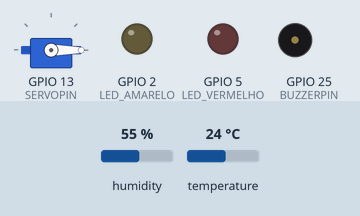
Bench run of a sketch on a simulated ESP32. Shown: servo, output pins drawn as LEDs (lit = HIGH), buzzer (waves = sounding). The test bench sets the inputs (shaded band); at power-on: temperature 24 °C, humidity 55 %. WiFi joins after 1.5 s; servers stay silent unless stated; no MQTT or app messages arrive unless stated; what the sketch prints to the serial monitor is not drawn.

Above: at 2.7 s.
2.8 s: temperature set to 16.5 °C
5.5 s: temperature set to 15.1 °C
At 6.3 s:
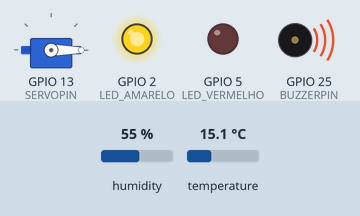
8.2 s: temperature set to 33 °C
At 9.9 s:
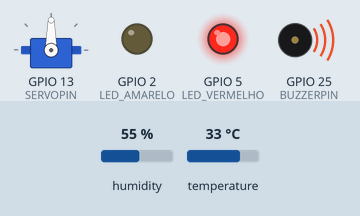
11.1 s: temperature set to 30.5 °C
13.8 s: temperature set to 29.4 °C
At 16.5 s:
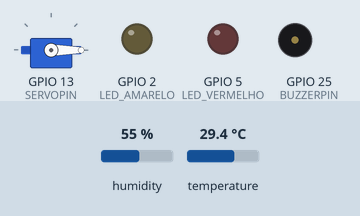
17.1 s: temperature set to 12 °C
At 18.3 s:
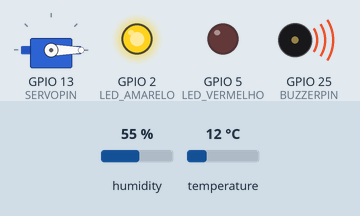
Timing chart, 0 to 20.1 s (numbered marks = the images above; inputs shaded):
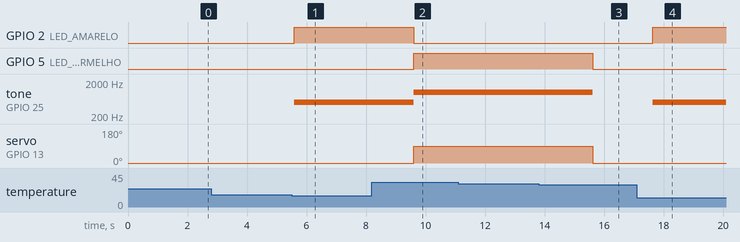

The sketch:

sketch.ino
```cpp
#include <WiFi.h>
#include <PubSubClient.h>
#include <DHT.h>
#include <ESP32Servo.h>

// --- Configurações de Pinos ---
#define DHTPIN 15       // Pino do Sensor DHT22
#define SERVOPIN 13     // Pino do Servo Motor
#define LED_VERMELHO 5  // LED de Perigo (Calor)
#define LED_AMARELO 2   // LED de Atenção (Frio)
#define BUZZERPIN 25    // Buzzer

// --- Configurações do Sensor e Servo ---
#define DHTTYPE DHT22
DHT dht(DHTPIN, DHTTYPE);
Servo umidificador;

// --- Configurações de Wi-Fi e MQTT ---
const char* ssid = "Wokwi-GUEST";
const char* password = "";
const char* mqtt_server = "test.mosquitto.org";

WiFiClient espClient;
PubSubClient client(espClient);

void setup() {
  Serial.begin(115200);

  // Inicializa componentes
  pinMode(LED_VERMELHO, OUTPUT);
  pinMode(LED_AMARELO, OUTPUT);
  pinMode(BUZZERPIN, OUTPUT);

  dht.begin();
  umidificador.attach(SERVOPIN);
  umidificador.write(0); // Começa desligado

  setup_wifi();
  client.setServer(mqtt_server, 1883);
}

void setup_wifi() {
  delay(10);
  Serial.println();
  Serial.print("Conectando em ");
  Serial.println(ssid);
  WiFi.begin(ssid, password);
  while (WiFi.status() != WL_CONNECTED) {
    delay(500);
    Serial.print(".");
  }
  Serial.println("");
  Serial.println("WiFi conectado!");
}

void reconnect() {
  while (!client.connected()) {
    Serial.print("Tentando conexão MQTT...");
    if (client.connect("Mackenzie_Amany_ProjetoFinal")) {
      Serial.println("conectado!");
    } else {
      Serial.print("falhou, rc=");
      Serial.print(client.state());
      delay(2000);
    }
  }
}

void loop() {
  if (!client.connected()) {
    reconnect();
  }
  client.loop();

  // 1. Ler Sensor
  float temp = dht.readTemperature();
  float hum = dht.readHumidity();

  if (isnan(temp) || isnan(hum)) {
    Serial.println("Falha no DHT!");
    return;
  }

  // 2. Calcular Sensação Térmica
  float hic = dht.computeHeatIndex(temp, hum, false);

  Serial.print("Temp: "); Serial.print(temp);
  Serial.print(" | Umid: "); Serial.print(hum);
  Serial.print(" | Sensacao: "); Serial.println(hic);

  // 3. Publicar no MQTT (Organizado na pasta 'clima')
  char msg[10];

  // Temperatura
  sprintf(msg, "%.2f", temp);
  client.publish("mackenzie/amany/clima/temperatura", msg);

  // Umidade (NOVO!)
  sprintf(msg, "%.2f", hum);
  client.publish("mackenzie/amany/clima/umidade", msg);

  // Sensação Térmica
  sprintf(msg, "%.2f", hic);
  client.publish("mackenzie/amany/clima/sensacao", msg);

  // --- LÓGICA DE ATUAÇÃO ---
  if (temp > 30.0) {
    // CALOR
    digitalWrite(LED_VERMELHO, HIGH);
    digitalWrite(LED_AMARELO, LOW);
    tone(BUZZERPIN, 1000); // Som agudo
    umidificador.write(90); // Servo liga

    client.publish("mackenzie/amany/clima/status", "PERIGO - Calor");
  }
  else if (temp < 16.0) {
    // FRIO
    digitalWrite(LED_VERMELHO, LOW);
    digitalWrite(LED_AMARELO, HIGH);
    tone(BUZZERPIN, 500); // Som grave
    umidificador.write(0);

    client.publish("mackenzie/amany/clima/status", "ATENCAO - Frio");
  }
  else {
    // NORMAL
    digitalWrite(LED_VERMELHO, LOW);
    digitalWrite(LED_AMARELO, LOW);
    noTone(BUZZERPIN);
    umidificador.write(0);

    client.publish("mackenzie/amany/clima/status", "NORMAL");
  }

  delay(2000);
}
```

Measured:
- the behaviour switches between 16 and 15.9 °C on temperature (found by bisection; images 0 and 1)
- the behaviour switches between 30.1 and 30 °C on temperature (found by bisection; images 2 and 3)
- after the input at 2.8 s, every drawn part: stays the same
- after the input at 5.5 s, GPIO 2 (LED_AMARELO): LOW → HIGH after 0.09 s; tone on GPIO 25 (BUZZERPIN): silent → 500 Hz after 0.09 s
- after the input at 8.2 s, GPIO 2 (LED_AMARELO): HIGH → LOW after 1.4 s; GPIO 5 (LED_VERMELHO): LOW → HIGH after 1.4 s; tone on GPIO 25 (BUZZERPIN): 500 Hz → 1000 Hz after 1.4 s; servo on GPIO 13 (SERVOPIN): 0° → 90° after 1.4 s
- after the input at 11.1 s, every drawn part: stays the same
- after the input at 13.8 s, GPIO 5 (LED_VERMELHO): HIGH → LOW after 1.8 s; tone on GPIO 25 (BUZZERPIN): 1000 Hz → silent after 1.8 s; servo on GPIO 13 (SERVOPIN): 90° → 0° after 1.8 s
- after the input at 17.1 s, GPIO 2 (LED_AMARELO): LOW → HIGH after 0.53 s; tone on GPIO 25 (BUZZERPIN): silent → 500 Hz after 0.53 s
